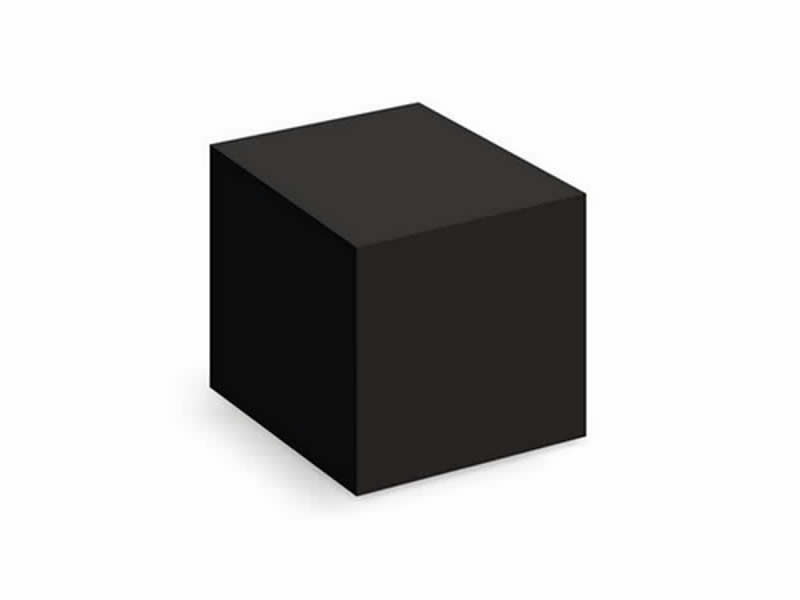
#> input picture Hough Transform Line and Harris Corner Detection/blackbox2.jpg, 800 x 600 px, found by its file name
$ jupyter execute Hough_Transform_Line_and_Harris_Corner_Detection.ipynb   (text cells are left out)
#> lines starting #> are read from the running program, lines starting #| are printed output that depends on the picture; after the words box and inside, x2 and y2 are one past the last pixel; in counts of white or black regions, pixels touching at a corner belong together; pictures that were not available may be replaced by others from this repository, and a replacement may not be noted
[cell 1]
import cv2
import numpy as np
import matplotlib.pyplot as plt

[cell 2]
def segment_cube(image_path):
#> called with image_path = 'blackbox2.jpg'
    image = cv2.imread(image_path)
#> image is the input picture: shape (600, 800, 3); mean B, G, R 196.8, 197.3, 198
    gray = cv2.cvtColor(image, cv2.COLOR_BGR2GRAY)
    blurred = cv2.GaussianBlur(gray, (5, 5), 0)
    edges = cv2.Canny(blurred, 50, 150)
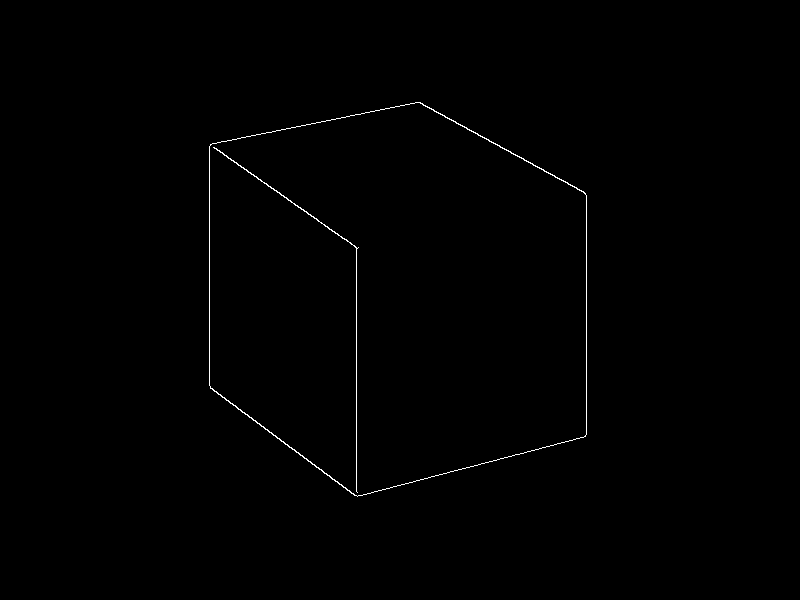
#> edges: shape (600, 800); 0.4% white in thin lines or dots, all inside (x1, y1, x2, y2) = (209, 102, 587, 497)
    line_image = np.zeros_like(image)
    lines = cv2.HoughLinesP(edges, 1, np.pi / 180, 80, minLineLength=100, maxLineGap=20)
#> lines = [[356, 495, 356, 247], [209, 385, 209, 146], [586, 434, 586, 195], [210, 145, 357, 248], [362, 495, 585, 436], [210, 387, 354, 495], [420, 102, 585, 193], [212, 143, 419, 102]]

    if lines is not None:
        for line in lines:
            x1, y1, x2, y2 = line[0]
            cv2.line(line_image, (x1, y1), (x2, y2), (255, 255, 255), 2)
#> this loop made 8 passes
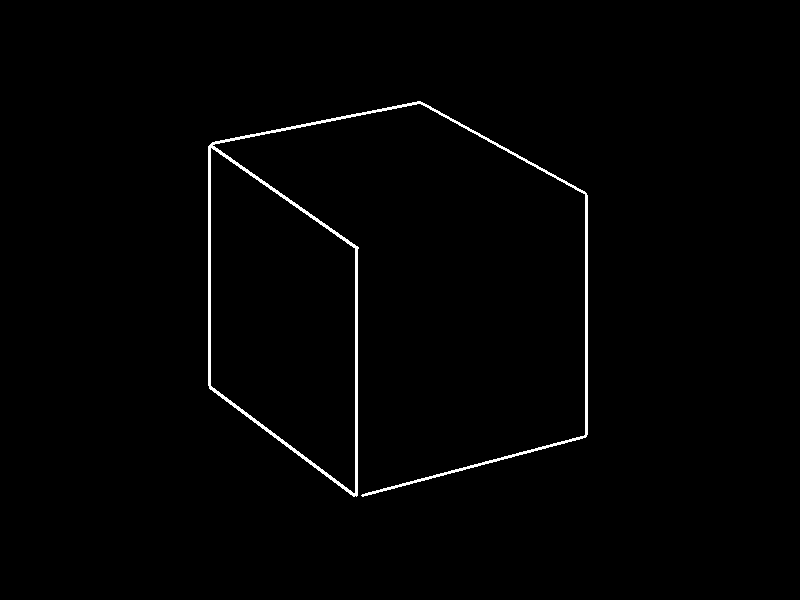
#> line_image: shape (600, 800, 3); 1.1% white; 1 white region, box (x1, y1, x2, y2) and area: (208, 101, 588, 497) 5187

    gray_float = np.float32(gray)
    corners = cv2.cornerHarris(gray_float, blockSize=3, ksize=5, k=0.04)
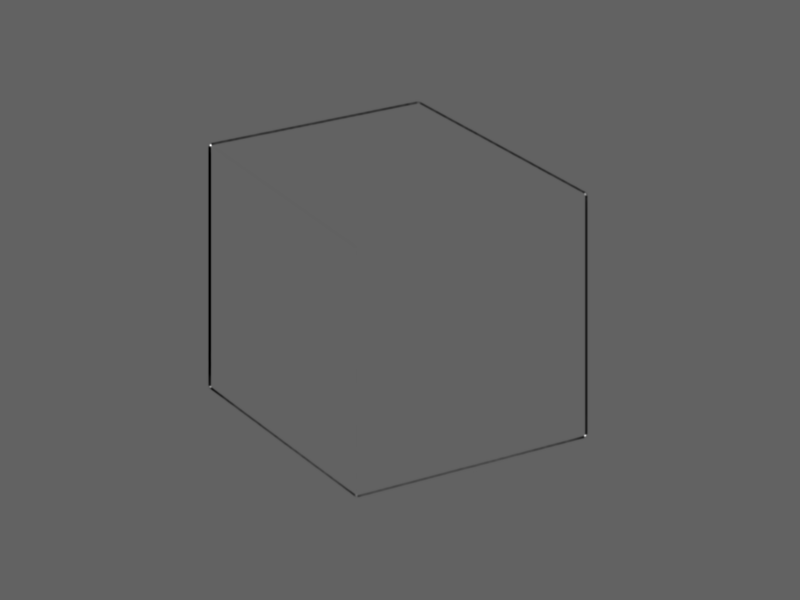
#> corners: shape (600, 800) float32; min -3.94e+09, max 6.31e+09, mean -13861048; drawn with min black and max white
    corners = cv2.dilate(corners, None)
    corner_image = np.zeros_like(image)
    corner_image[corners > 0.02 * corners.max()] = [255, 255, 255]
    segmentation_mask = cv2.bitwise_or(line_image, corner_image)
#> segmentation_mask: shape (600, 800, 3); 1.1% white; 1 white region, box (x1, y1, x2, y2) and area: (208, 101, 588, 497) 5230
    segmentation_mask = cv2.cvtColor(segmentation_mask, cv2.COLOR_BGR2GRAY)
    kernel = np.ones((5,5), np.uint8)
    segmentation_mask = cv2.morphologyEx(segmentation_mask, cv2.MORPH_CLOSE, kernel)
#> segmentation_mask: shape (600, 800); 1.1% white; 1 white region
    contours, _ = cv2.findContours(segmentation_mask, cv2.RETR_EXTERNAL, cv2.CHAIN_APPROX_SIMPLE)
#> contours = 1 contour; box (x1, y1, x2, y2) and area: (208, 101, 588, 497) 123005
    object_mask = np.zeros_like(gray)

    if contours:
        largest_contour = max(contours, key=cv2.contourArea)
#> largest_contour = contour of 429 points, box (x1, y1, x2, y2) (208, 101, 588, 497), area 123005
        cv2.drawContours(object_mask, [largest_contour], -1, 255, thickness=cv2.FILLED)
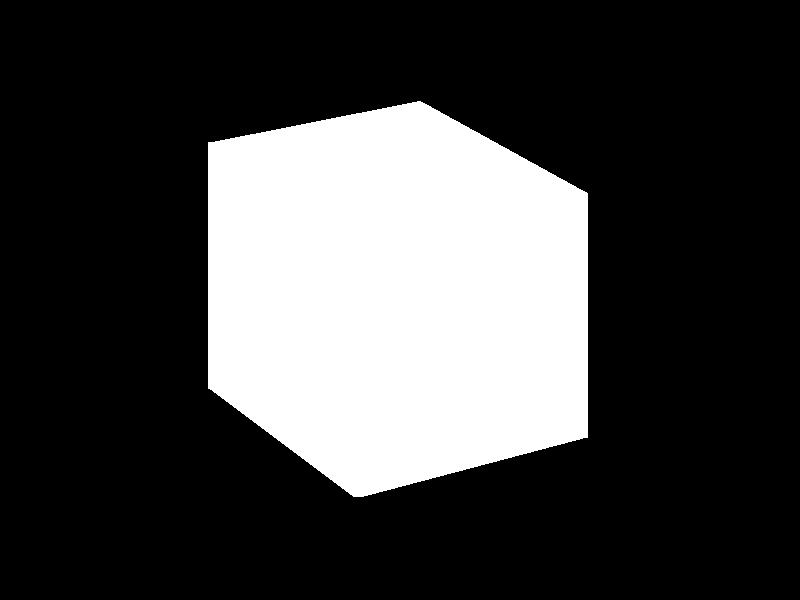
#> object_mask: shape (600, 800); 25.8% white; 1 white region, box (x1, y1, x2, y2) and area: (208, 101, 588, 497) 123630

    plt.figure(figsize=(12, 8))
    plt.subplot(2, 2, 1)
    plt.imshow(cv2.cvtColor(image, cv2.COLOR_BGR2RGB))
    plt.title("Original Image")
    plt.axis("off")

    plt.subplot(2, 2, 2)
    plt.imshow(cv2.cvtColor(line_image, cv2.COLOR_BGR2RGB))
    plt.title("Hough Transform")
    plt.axis("off")

    plt.subplot(2, 2, 3)
    plt.imshow(cv2.cvtColor(corner_image, cv2.COLOR_BGR2RGB))
#> corner_image: shape (600, 800, 3); 0.02% white; 5 white regions (2 under 20 px), largest, box (x1, y1, x2, y2) and area: (208, 142, 214, 148) 31, (582, 433, 588, 438) 28, (582, 192, 588, 197) 25
    plt.title("Harris Corner Detection")
    plt.axis("off")

    plt.subplot(2, 2, 4)
    plt.imshow(object_mask, cmap='gray')
    plt.title("Segmented Object")
    plt.axis("off")
    plt.show()
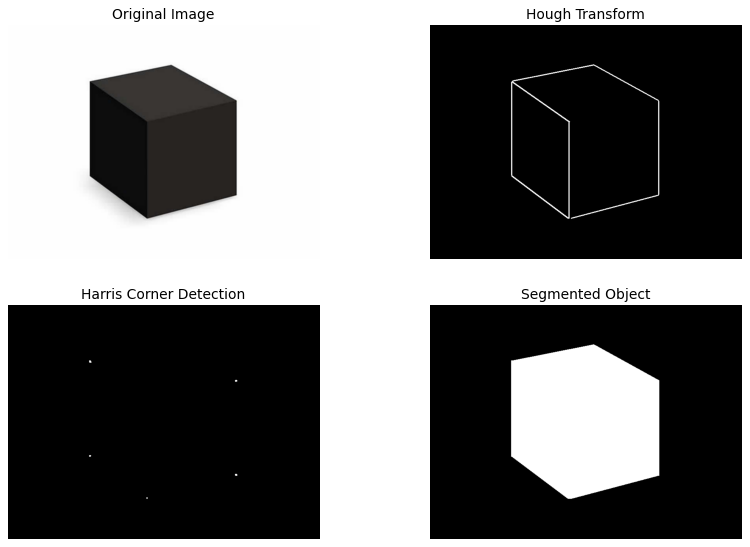
#> figure drawn by matplotlib, 4 panels

segment_cube("blackbox2.jpg")

[cell 3]
image = cv2.imread("chess.jpg")
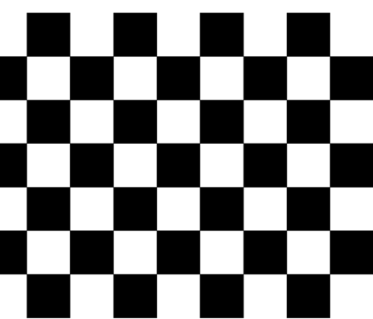
#> input picture Hough Transform Line and Harris Corner Detection/chess.png, 373 x 319 px, given in place of chess.jpg, which was not available
#> image is the input picture: shape (319, 373, 3); min 0, max 255, mean 132.9
image_gray = cv2.cvtColor(image, cv2.COLOR_BGR2GRAY)
image_RGB = cv2.cvtColor(image, cv2.COLOR_BGR2RGB)
plt.imshow(image)
plt.title("Original Image")
plt.axis("off")
plt.show()

[cell 4]
blurred = cv2.GaussianBlur(image_gray, (5,5), 0)
#> blurred: shape (319, 373)
edges = cv2.Canny(blurred, 30, 100)
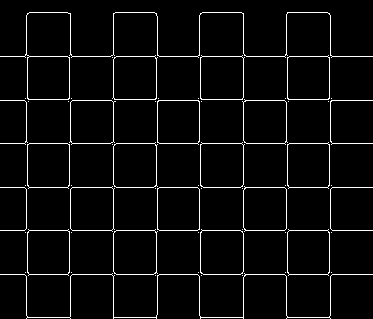
#> edges: shape (319, 373); 4.2% white in thin lines or dots

[cell 5]
def filter_lines(lines, rho_threshold=20, theta_threshold=3 * np.pi/180):

    filtered = []
    if lines is not None:
        for rho, theta in sorted(lines[:, 0], key=lambda x: (x[1], x[0])):
            if all(abs(rho - r) > rho_threshold or abs(theta - t) > theta_threshold for r, t in filtered):
                filtered.append((rho, theta))

    return np.array(filtered).reshape(-1, 1, 2) if filtered else None

lines = cv2.HoughLines(edges, 1, np.pi / 180, 80) # Lower threshold to detect missing lines
#> lines = 25 rows, first 8: [230, 1.57], [56, 1.57], [143, 1.57], [187, 1.57], [274, 1.57], [113, 0], [243, 0], [100, 1.57]
if lines is not None:
    lines = filter_lines(lines)
#> the loop in filter_lines, `for rho, theta in sorted(lines[:, 0], key=lambda x: (x[1], x[0])):` made 25 passes
#> (rho, theta) on passes 1 to 12: (26, 0), (70, 0), (113, 0), (157, 0), (199, 0), (243, 0), (286, 0), (330, 0), (72, 0.0175), (159, 0.0175), (332, 0.0175), (103, 1.55)
#> after the loop in filter_lines, `for rho, theta in sorted(lines[:, 0], key=lambda x: (x[1], x[0])):`: filtered = [(26, 0), (70, 0), (113, 0), (157, 0), (199, 0), (243, 0), (286, 0), (330, 0), (103, 1.55), (12, 1.57), (56, 1.57), (143, 1.57), (187, 1.57), (230, 1.57), (274, 1.57), (317, 1.57), (-284, 3.12), (-197, 3.12), (-24, 3.12)]
#> lines = 19 rows, first 8: [26, 0], [70, 0], [113, 0], [157, 0], [199, 0], [243, 0], [286, 0], [330, 0]

line_image = image.copy()
if lines is not None:
    for rho, theta in lines[:, 0]:
        a = np.cos(theta)
        b = np.sin(theta)
        x0 = a * rho
        y0 = b * rho
        x1 = int(x0 + 1000 * (-b))
        y1 = int(y0 + 1000 * (a))
        x2 = int(x0 - 1000 * (-b))
        y2 = int(y0 - 1000 * (a))
        cv2.line(line_image, (x1, y1), (x2, y2), (0, 180, 0), 2)
#> this loop made 19 passes
#> (rho, theta, a, b, x0, y0, x1, y1) on passes 1 to 12: (26, 0, 1, 0, 26, 0, 26, 1000), (70, 0, 1, 0, 70, 0, 70, 1000), (113, 0, 1, 0, 113, 0, 113, 1000), (157, 0, 1, 0, 157, 0, 157, 1000), (199, 0, 1, 0, 199, 0, 199, 1000), (243, 0, 1, 0, 243, 0, 243, 1000), (286, 0, 1, 0, 286, 0, 286, 1000), (330, 0, 1, 0, 330, 0, 330, 1000), (103, 1.55, 0.0175, 1, 1.8, 103, -998, 120), (12, 1.57, -4.37e-08, 1, -5.25e-07, 12, -1000, 11), (56, 1.57, -4.37e-08, 1, -2.45e-06, 56, -1000, 55), (143, 1.57, -4.37e-08, 1, -6.25e-06, 143, -1000, 142)
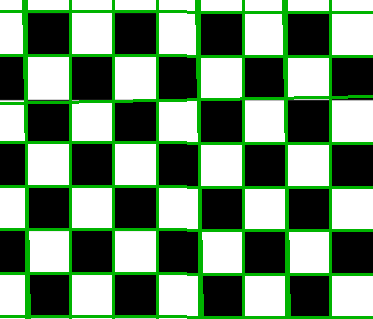
#> line_image: shape (319, 373, 3); 14.57% of pixels changed, all inside (x1, y1, x2, y2) = (0, 0, 373, 319)

plt.imshow(cv2.cvtColor(line_image, cv2.COLOR_BGR2RGB))
plt.title("Detected Lines using Hough Transform")
plt.axis('off')
plt.show()

[cell 6]
gray = np.float32(image_gray)
#> gray: shape (319, 373) float32
corners = cv2.cornerHarris(gray, blockSize=5, ksize=7, k=0.04)
#> corners: shape (319, 373) float32
corners = cv2.dilate(corners, None)
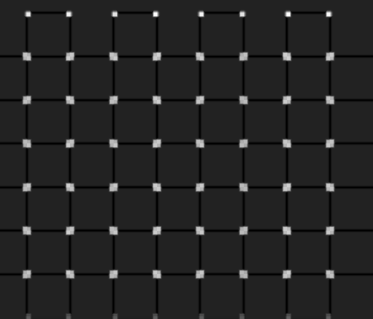
#> corners: shape (319, 373) float32; min -3.27e+11, max 2.09e+12, mean 1.84e+10; drawn with min black and max white
image[corners > 0.01 * corners.max()] = [0, 180, 0]
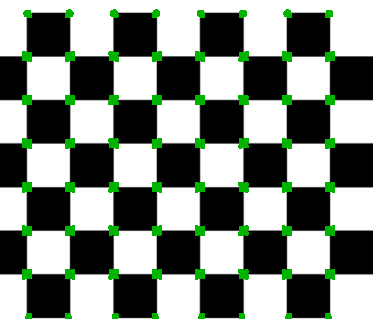
#> image: shape (319, 373, 3); 4.71% of pixels changed, all inside (x1, y1, x2, y2) = (22, 9, 335, 319)
plt.figure(figsize=(8, 6))
plt.imshow(cv2.cvtColor(image, cv2.COLOR_BGR2RGB))
plt.title("Harris Corner Detection")
plt.axis("off")
plt.show()
